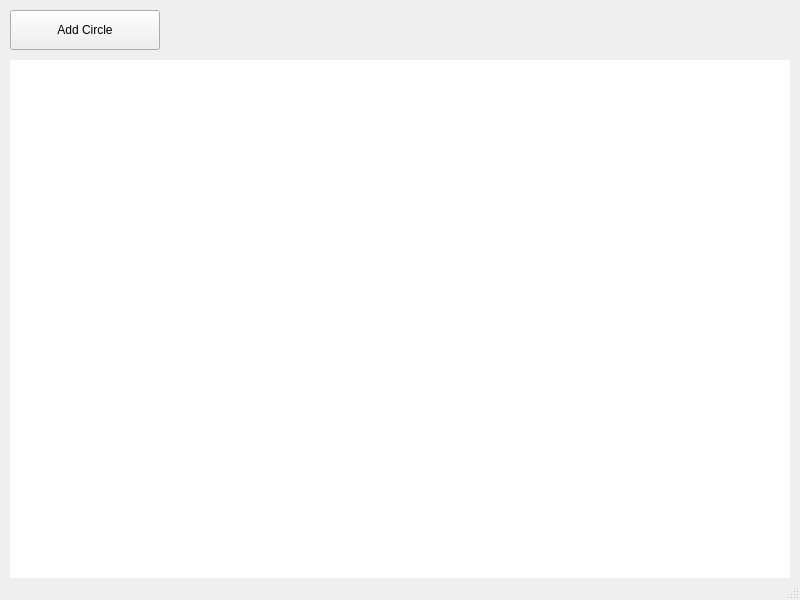
<?xml version="1.0" encoding="UTF-8"?>
<ui version="4.0">
 <class>MainWindow</class>
 <widget class="QMainWindow" name="MainWindow">
  <property name="geometry">
   <rect>
    <x>0</x>
    <y>0</y>
    <width>800</width>
    <height>600</height>
   </rect>
  </property>
  <property name="windowTitle">
   <string>Random Circles</string>
  </property>
  <widget class="QWidget" name="centralwidget">
   <widget class="QPushButton" name="pushButton">
    <property name="geometry">
     <rect>
      <x>10</x>
      <y>10</y>
      <width>150</width>
      <height>40</height>
     </rect>
    </property>
    <property name="text">
     <string>Add Circle</string>
    </property>
   </widget>
   <widget class="QWidget" name="drawArea">
    <property name="geometry">
     <rect>
      <x>10</x>
      <y>60</y>
      <width>780</width>
      <height>530</height>
     </rect>
    </property>
    <property name="styleSheet">
     <string>background-color: white;</string>
    </property>
   </widget>
  </widget>
  <widget class="QMenuBar" name="menubar">
   <property name="geometry">
    <rect>
     <x>0</x>
     <y>0</y>
     <width>800</width>
     <height>21</height>
    </rect>
   </property>
  </widget>
  <widget class="QStatusBar" name="statusbar"/>
 </widget>
 <resources/>
 <connections/>
</ui>
